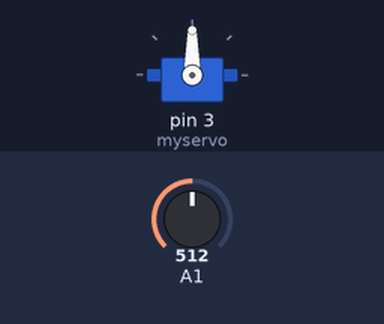
Bench run of a sketch on a simulated Arduino Uno, built with avr-gcc and run on an emulated ATmega328P. On the bench: servo. The test bench sets the inputs (shaded band); at power-on: A1 = 512. What the sketch prints to the serial monitor is not drawn.

Above: at 1.8 s.
1.9 s: A1 set to 716
At 3.2 s:
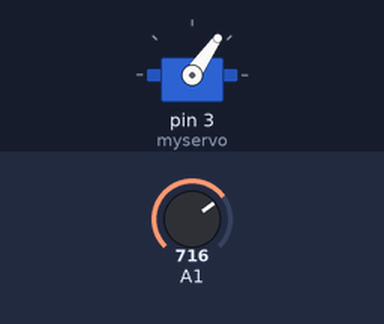
3.5 s: A1 set to 784
At 4.6 s:
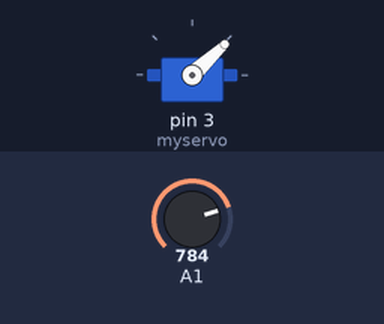
5.5 s: A1 set to 810
At 6.9 s:
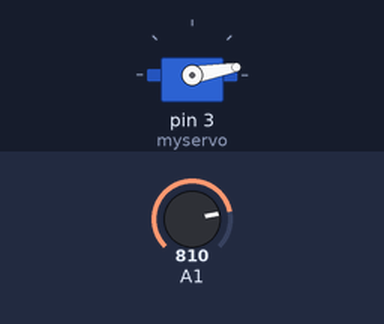
7.5 s: A1 set to 306
At 9.7 s:
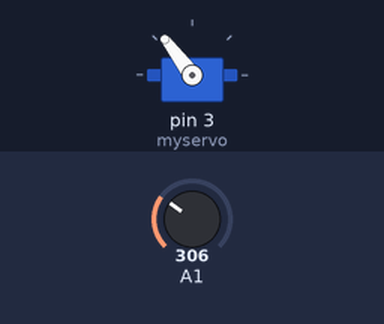
10.1 s: A1 set to 900
At 12.0 s:
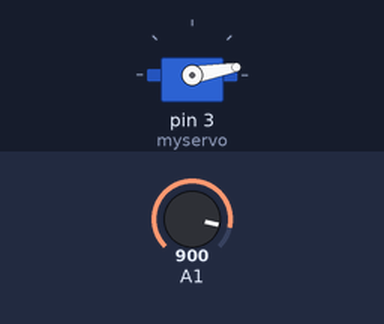
Timing chart, 0 to 13.2 s (numbered marks = the images above; inputs shaded):
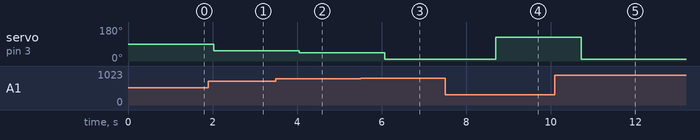

The sketch:

kdh.ino
```cpp
#include <Servo.h>  //서보 오브젝트 불러옴


Servo myservo;  //서보 선언


float iTime;     //시간을 저장할 실수형 변수 선언

void setup() {
  Serial.begin(9600);        //시리얼 통신 시작
  pinMode(A1, INPUT_PULLUP);  //압력센서의 신호를 아날로그 신호로 받음
  myservo.attach(3);          //서보 핀을 3번에 설정
}

void loop() {
  int val = analogRead(A1);          //압력센서 값을 val에 저장
  int a = map(val, 0, 1023, 180, 0); //압력센서 값을 0~1023 에서 0~180까지 변환
/*
#숫자가 적을수록 근육이 많이 팽창한것#
 0          40          150         180
ㅣ          ㅣ          ㅣ          ㅣ
                        ㅣ----------ㅣ   ㅡㅡ> if
            ㅣ----------------------ㅣ   ㅡㅡ> else if
ㅣ----------ㅣ                           ㅡㅡ> else

<ㅡㅡㅡㅡㅡㅡ   근육팽창   ㅡㅡㅡㅡㅡ>
  많이팽창                   적게팽창
*/

  if (a > 150) {        //근육의 힘을 주지않았을때
    iTime += 1;         //시간을 나타내는 변수에 1을 저장

  } else if (a > 40) {   //근육의 힘을 주었을때
    myservo.attach(3);
    delay(10);
    myservo.write(a);    //압력센서 값만큼의 각도로 서보 작동
  } else {               //근육의 힘을 세게 주었을때
    if (iTime<1000){
      myservo.attach(3);
      delay(10);
      myservo.write(10); //서보를 10도의 각도로 움직임
      iTime=0;           //힘준 시간을 저장하는 변수 초기화
      delay(300);
    }
    myservo.detach();    //힘준 상태가 유지 될때, 서보의 전원을 차단
  }
Serial.print("힘준시간 : ");    //힘준 시간을 시리얼모니터로 출력
Serial.print(iTime);            //힘준 시간을 시리얼모니터로 출력
Serial.println("ms");           //힘준 시간을 시리얼모니터로 출력

delay(1000);       //시리얼모니터를 편하게 관측하도록 도와주는 딜레이


}
```

Measured:
- the behaviour switches between 795 and 796 on A1 (found by bisection; images 2 and 3)
- after the input at 1.9 s, servo on pin 3 (myservo): 90° → 55° after 0.13 s
- after the input at 3.5 s, servo on pin 3 (myservo): 55° → 43° after 0.55 s
- after the input at 5.5 s, servo on pin 3 (myservo): 43° → 10° after 0.58 s
- after the input at 7.5 s, servo on pin 3 (myservo): 10° → 127° after 1.2 s
- after the input at 10.1 s, servo on pin 3 (myservo): 127° → 10° after 0.62 s
